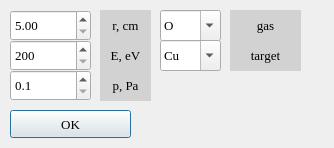
<?xml version="1.0" encoding="UTF-8"?>
<ui version="4.0">
 <class>Dialog</class>
 <widget class="QDialog" name="Dialog">
  <property name="geometry">
   <rect>
    <x>0</x>
    <y>0</y>
    <width>334</width>
    <height>148</height>
   </rect>
  </property>
  <property name="windowTitle">
   <string>Chamber</string>
  </property>
  <property name="windowIcon">
   <iconset>
    <normaloff>../resources/icon.png</normaloff>../resources/icon.png</iconset>
  </property>
  <widget class="QComboBox" name="target">
   <property name="geometry">
    <rect>
     <x>160</x>
     <y>40</y>
     <width>61</width>
     <height>31</height>
    </rect>
   </property>
   <property name="font">
    <font>
     <family>Times New Roman</family>
     <pointsize>10</pointsize>
    </font>
   </property>
   <property name="editable">
    <bool>true</bool>
   </property>
   <item>
    <property name="text">
     <string>Cu</string>
    </property>
   </item>
   <item>
    <property name="text">
     <string>Mo</string>
    </property>
   </item>
   <item>
    <property name="text">
     <string>Ti</string>
    </property>
   </item>
  </widget>
  <widget class="QPushButton" name="ok_button">
   <property name="enabled">
    <bool>true</bool>
   </property>
   <property name="geometry">
    <rect>
     <x>10</x>
     <y>110</y>
     <width>121</width>
     <height>28</height>
    </rect>
   </property>
   <property name="font">
    <font>
     <family>Times New Roman</family>
     <pointsize>10</pointsize>
    </font>
   </property>
   <property name="text">
    <string>OK</string>
   </property>
  </widget>
  <widget class="QDoubleSpinBox" name="radius">
   <property name="geometry">
    <rect>
     <x>10</x>
     <y>10</y>
     <width>81</width>
     <height>31</height>
    </rect>
   </property>
   <property name="font">
    <font>
     <family>Times New Roman</family>
     <pointsize>10</pointsize>
    </font>
   </property>
   <property name="minimum">
    <double>5.000000000000000</double>
   </property>
   <property name="maximum">
    <double>20.000000000000000</double>
   </property>
   <property name="singleStep">
    <double>0.100000000000000</double>
   </property>
  </widget>
  <widget class="QLabel" name="r_label">
   <property name="geometry">
    <rect>
     <x>100</x>
     <y>10</y>
     <width>51</width>
     <height>31</height>
    </rect>
   </property>
   <property name="font">
    <font>
     <family>Times New Roman</family>
     <pointsize>10</pointsize>
    </font>
   </property>
   <property name="styleSheet">
    <string notr="true">background-color: rgb(210, 210, 210)</string>
   </property>
   <property name="text">
    <string>r, cm</string>
   </property>
   <property name="alignment">
    <set>Qt::AlignCenter</set>
   </property>
  </widget>
  <widget class="QComboBox" name="gas">
   <property name="geometry">
    <rect>
     <x>160</x>
     <y>10</y>
     <width>61</width>
     <height>31</height>
    </rect>
   </property>
   <property name="font">
    <font>
     <family>Times New Roman</family>
     <pointsize>10</pointsize>
    </font>
   </property>
   <property name="editable">
    <bool>true</bool>
   </property>
   <item>
    <property name="text">
     <string>O</string>
    </property>
   </item>
   <item>
    <property name="text">
     <string>Ne</string>
    </property>
   </item>
   <item>
    <property name="text">
     <string>N</string>
    </property>
   </item>
   <item>
    <property name="text">
     <string>Ar</string>
    </property>
   </item>
   <item>
    <property name="text">
     <string>Kr</string>
    </property>
   </item>
   <item>
    <property name="text">
     <string>Xe</string>
    </property>
   </item>
  </widget>
  <widget class="QLabel" name="target_label">
   <property name="geometry">
    <rect>
     <x>230</x>
     <y>40</y>
     <width>71</width>
     <height>31</height>
    </rect>
   </property>
   <property name="font">
    <font>
     <family>Times New Roman</family>
     <pointsize>10</pointsize>
    </font>
   </property>
   <property name="styleSheet">
    <string notr="true">background-color: rgb(210, 210, 210)</string>
   </property>
   <property name="text">
    <string>target</string>
   </property>
   <property name="alignment">
    <set>Qt::AlignCenter</set>
   </property>
  </widget>
  <widget class="QLabel" name="gas_label">
   <property name="geometry">
    <rect>
     <x>230</x>
     <y>10</y>
     <width>71</width>
     <height>31</height>
    </rect>
   </property>
   <property name="font">
    <font>
     <family>Times New Roman</family>
     <pointsize>10</pointsize>
    </font>
   </property>
   <property name="styleSheet">
    <string notr="true">background-color: rgb(210, 210, 210)</string>
   </property>
   <property name="text">
    <string>gas</string>
   </property>
   <property name="alignment">
    <set>Qt::AlignCenter</set>
   </property>
  </widget>
  <widget class="QDoubleSpinBox" name="energy">
   <property name="geometry">
    <rect>
     <x>10</x>
     <y>40</y>
     <width>81</width>
     <height>31</height>
    </rect>
   </property>
   <property name="font">
    <font>
     <family>Times New Roman</family>
     <pointsize>10</pointsize>
    </font>
   </property>
   <property name="decimals">
    <number>0</number>
   </property>
   <property name="minimum">
    <double>200.000000000000000</double>
   </property>
   <property name="maximum">
    <double>1000.000000000000000</double>
   </property>
   <property name="singleStep">
    <double>1.000000000000000</double>
   </property>
   <property name="value">
    <double>200.000000000000000</double>
   </property>
  </widget>
  <widget class="QLabel" name="E_label">
   <property name="geometry">
    <rect>
     <x>100</x>
     <y>40</y>
     <width>51</width>
     <height>31</height>
    </rect>
   </property>
   <property name="font">
    <font>
     <family>Times New Roman</family>
     <pointsize>10</pointsize>
    </font>
   </property>
   <property name="styleSheet">
    <string notr="true">background-color: rgb(210, 210, 210)</string>
   </property>
   <property name="text">
    <string>E, eV</string>
   </property>
   <property name="alignment">
    <set>Qt::AlignCenter</set>
   </property>
  </widget>
  <widget class="QDoubleSpinBox" name="pressure">
   <property name="geometry">
    <rect>
     <x>10</x>
     <y>70</y>
     <width>81</width>
     <height>31</height>
    </rect>
   </property>
   <property name="font">
    <font>
     <family>Times New Roman</family>
     <pointsize>10</pointsize>
    </font>
   </property>
   <property name="decimals">
    <number>1</number>
   </property>
   <property name="minimum">
    <double>0.100000000000000</double>
   </property>
   <property name="maximum">
    <double>1.000000000000000</double>
   </property>
   <property name="singleStep">
    <double>0.100000000000000</double>
   </property>
   <property name="value">
    <double>0.100000000000000</double>
   </property>
  </widget>
  <widget class="QLabel" name="p_label">
   <property name="geometry">
    <rect>
     <x>100</x>
     <y>70</y>
     <width>51</width>
     <height>31</height>
    </rect>
   </property>
   <property name="font">
    <font>
     <family>Times New Roman</family>
     <pointsize>10</pointsize>
    </font>
   </property>
   <property name="styleSheet">
    <string notr="true">background-color: rgb(210, 210, 210)</string>
   </property>
   <property name="text">
    <string>p, Pa</string>
   </property>
   <property name="alignment">
    <set>Qt::AlignCenter</set>
   </property>
  </widget>
 </widget>
 <resources/>
 <connections/>
</ui>
